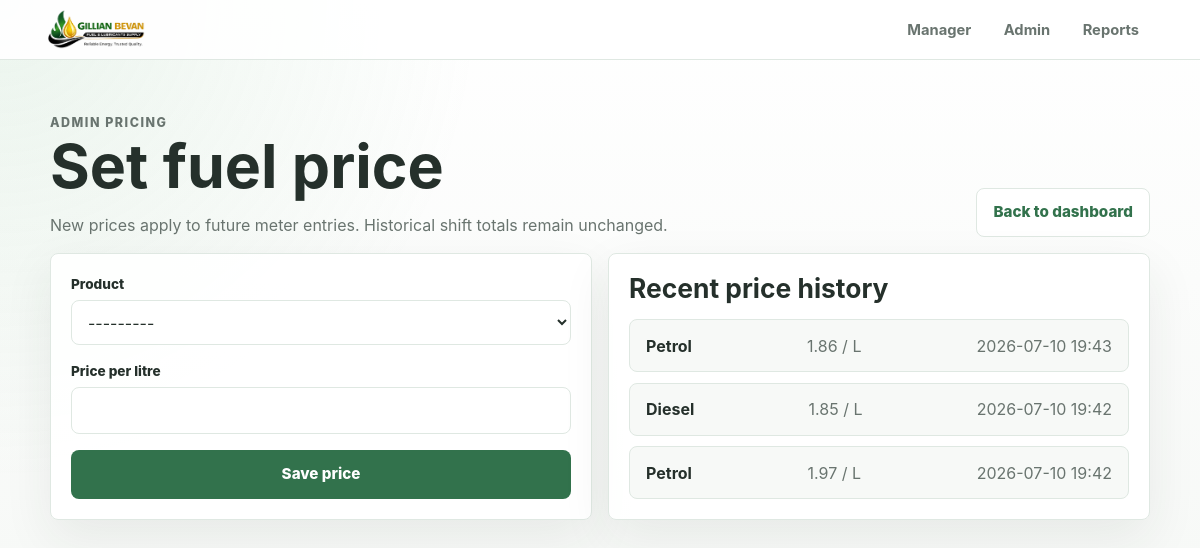
/admin-dashboard/price/ (signed in), run on the app's committed database.
### main/models.py (models this page shows, shortened)
class FuelPrice(models.Model):
    product = models.ForeignKey(Product, on_delete=models.CASCADE, related_name="prices")
    price_per_litre = models.DecimalField(max_digits=10, decimal_places=2,
                                           validators=[MinValueValidator(0)])
    effective_from = models.DateTimeField(auto_now_add=True)
    set_by = models.ForeignKey(User, on_delete=models.SET_NULL, null=True)  # Admin user
    class Meta:
        ordering = ["-effective_from"]

class Product(models.Model):
    name = models.CharField(max_length=50, unique=True)  # 'Petrol', 'Diesel'
    unit = models.CharField(max_length=10, default="litres")
    def __str__(self):
        return self.name

### main/views.py (the view)
# urls.py: path("admin-dashboard/price/", views.price_edit, name="price_edit"),
@login_required
def price_edit(request):
    if request.method == "POST":
        form = FuelPriceForm(request.POST)
        if form.is_valid():
            price = form.save(commit=False)
            price.set_by = request.user
            price.save()
            messages.success(
                request,
                f"{price.product} price updated to {price.price_per_litre} "
                "per litre. This applies to all new sales going forward."
            )
            return redirect("main:price_edit")
    else:
        form = FuelPriceForm()
    price_history = FuelPrice.objects.select_related("product", "set_by").order_by("-effective_from")[:20]
    return render(request, "main/admin/price_edit.html", {
        "form": form,
        "price_history": price_history,
    })

### main/forms.py
class FuelPriceForm(forms.ModelForm):
    class Meta:
        model = FuelPrice
        fields = ["product", "price_per_litre"]
        widgets = {
            "price_per_litre": forms.NumberInput(attrs={"step": "0.01", "min": "0"}),
        }

### main/templates/main/admin/price_edit.html (shortened to what this page needs)
{% extends 'main/layout.html' %}
{% block content %}
<section class="screen-header">
    <div>
        <p class="section-kicker">Admin pricing</p>
        <h1>Set fuel price</h1>
        <p>New prices apply to future meter entries. Historical shift totals remain unchanged.</p>
    </div>
    <a class="button button-secondary" href="{% url 'main:dashboard' %}">Back to dashboard</a>
</section>
<section class="split-layout">
    <form method="post" class="form-panel">
        <div class="field-group">
            <label for="{{ form.product.id_for_label }}">{{ form.product.label }}</label>
            {{ form.product }}
        </div>
        <div class="field-group">
            <label for="{{ form.price_per_litre.id_for_label }}">{{ form.price_per_litre.label }}</label>
            {{ form.price_per_litre }}
        </div>
        <button class="button button-primary" type="submit">Save price</button>
    </form>
    <div class="detail-panel flush-panel">
        <h2>Recent price history</h2>
        <div class="simple-list">
            {% for price in price_history %}
                <div class="list-row">
                    <strong>{{ price.product }}</strong>
                    <span>{{ price.price_per_litre|floatformat:2 }} / L</span>
                    <span>{{ price.effective_from|date:"Y-m-d H:i" }}</span>
                </div>
            {% empty %}
                <p class="empty-state">No prices have been recorded.</p>
            {% endfor %}
        </div>
    </div>
</section>
{% endblock %}

### static/static_files/css/main.css (style rules this page uses)
:root { --color-bg: #f7f9f7; --color-surface: #ffffff; --color-surface-soft: #eef6ef; --color-text: #25302b; --color-muted: #69746f; --color-border: #dfe8e2; --color-green: #76b985; --color-green-dark: #32724c; --color-yellow: #fff2ad; --color-yellow-dark: #d6a936; --color-gray: #c8cacc; --color-danger: #b94040; --color-success: #2f7b50; --shadow-soft: 0 18px 50px rgba(37, 48, 43, 0.08); --radius: 8px; }
* { box-sizing: border-box; }
html { min-width: 320px; }
body { margin: 0; background: radial-gradient(circle at top left, rgba(118, 185, 133, 0.14), transparent 30rem), linear-gradient(180deg, #ffffff 0%, var(--color-bg) 100%); color: var(--color-text); font-family: -apple-system, BlinkMacSystemFont, "Segoe UI", Roboto, Oxygen, Ubuntu, Cantarell, "Open Sans", "Helvetica Neue", sans-serif; font-size: 16px; line-height: 1.5; }
a { color: var(--color-green-dark); text-decoration: none; }
.hero-panel, .narrow-panel, .detail-panel, .form-panel, .filter-bar { background: rgba(255, 255, 255, 0.95); border: 1px solid var(--color-border); border-radius: var(--radius); box-shadow: var(--shadow-soft); }
.section-kicker { color: var(--color-yellow-dark); font-size: 0.78rem; font-weight: 800; letter-spacing: 0.12em; margin: 0 0 0.65rem; text-transform: uppercase; }
h1, h2 { line-height: 1.1; margin: 0; }
h1 { font-size: clamp(2rem, 6vw, 3.8rem); }
h2 { font-size: clamp(1.25rem, 3vw, 1.65rem); }
.lead, .panel-heading p, .screen-header p { color: var(--color-muted); margin: 0.85rem 0 0; max-width: 46rem; }
.button { align-items: center; border: 1px solid transparent; border-radius: var(--radius); cursor: pointer; display: inline-flex; font: inherit; font-size: 0.95rem; font-weight: 800; justify-content: center; min-height: 2.8rem; padding: 0.75rem 1rem; }
.button-primary { background: var(--color-green-dark); color: #ffffff; }
.button-secondary { background: #ffffff; border-color: var(--color-border); color: var(--color-green-dark); }
.screen-header { align-items: end; display: flex; gap: 1rem; justify-content: space-between; margin-bottom: 1rem; }
.form-panel, .filter-bar { display: grid; gap: 1rem; padding: 1.25rem; }
.field-grid, .split-layout { display: grid; gap: 1rem; grid-template-columns: repeat(2, minmax(0, 1fr)); }
.field-group { display: grid; gap: 0.35rem; }
label { color: var(--color-text); font-size: 0.85rem; font-weight: 800; }
input, select { background: #ffffff; border: 1px solid var(--color-border); border-radius: var(--radius); color: var(--color-text); font: inherit; min-height: 2.75rem; padding: 0.65rem 0.75rem; width: 100%; }
.table-form, .detail-panel { margin-top: 1rem; }
.detail-panel { padding: 1.25rem; }
.flush-panel { margin-top: 0; }
.simple-list { display: grid; gap: 0.65rem; margin-top: 1rem; }
.list-row, .panel-heading-row, .filter-bar { align-items: center; display: flex; gap: 1rem; justify-content: space-between; }
.list-row { background: var(--color-bg); border: 1px solid var(--color-border); border-radius: var(--radius); flex-wrap: wrap; padding: 0.85rem 1rem; }
.list-row span { color: var(--color-muted); }

### data on the page
FuelPrice: product "Petrol", price_per_litre "1.86", effective_from "2026-07-10 19:43"
FuelPrice: product "Diesel", price_per_litre "1.85", effective_from "2026-07-10 19:42"
FuelPrice: product "Petrol", price_per_litre "1.97", effective_from "2026-07-10 19:42"
